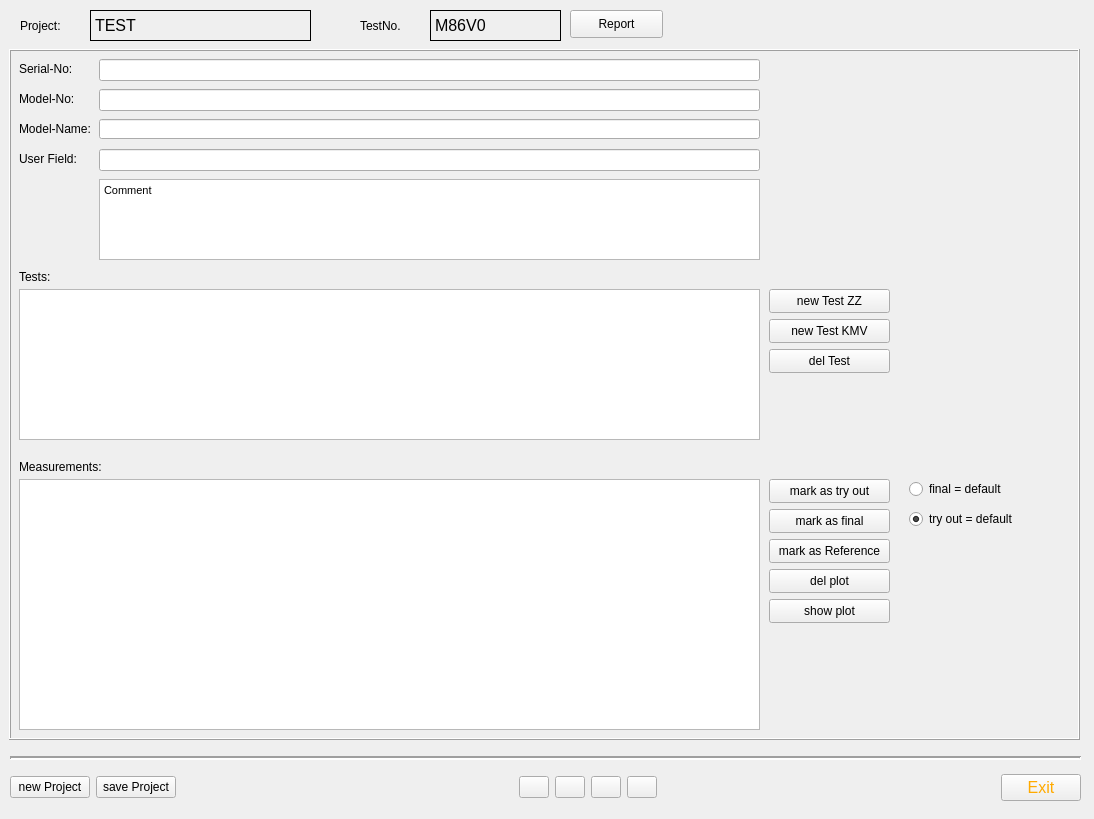
<?xml version="1.0" encoding="UTF-8"?>
<ui version="4.0">
 <class>Form</class>
 <widget class="QWidget" name="Form">
  <property name="geometry">
   <rect>
    <x>0</x>
    <y>0</y>
    <width>1094</width>
    <height>819</height>
   </rect>
  </property>
  <property name="windowTitle">
   <string>Zone Zulassung</string>
  </property>
  <widget class="Line" name="line">
   <property name="geometry">
    <rect>
     <x>10</x>
     <y>750</y>
     <width>1071</width>
     <height>16</height>
    </rect>
   </property>
   <property name="lineWidth">
    <number>2</number>
   </property>
   <property name="orientation">
    <enum>Qt::Horizontal</enum>
   </property>
  </widget>
  <widget class="QLabel" name="label_2">
   <property name="geometry">
    <rect>
     <x>360</x>
     <y>10</y>
     <width>71</width>
     <height>31</height>
    </rect>
   </property>
   <property name="font">
    <font>
     <pointsize>9</pointsize>
     <weight>50</weight>
     <bold>false</bold>
    </font>
   </property>
   <property name="text">
    <string>TestNo.</string>
   </property>
  </widget>
  <widget class="QLabel" name="lbTestNo">
   <property name="geometry">
    <rect>
     <x>430</x>
     <y>10</y>
     <width>131</width>
     <height>31</height>
    </rect>
   </property>
   <property name="font">
    <font>
     <pointsize>12</pointsize>
    </font>
   </property>
   <property name="toolTip">
    <string>&lt;html&gt;&lt;head/&gt;&lt;body&gt;&lt;p&gt;TestNo:&lt;/p&gt;&lt;p&gt;[Test]-[Measurement]-[sheet of ]&lt;/p&gt;&lt;p&gt;e.g. M86V0-34-2/6&lt;/p&gt;&lt;/body&gt;&lt;/html&gt;</string>
   </property>
   <property name="whatsThis">
    <string extracomment="testtet"/>
   </property>
   <property name="frameShape">
    <enum>QFrame::Box</enum>
   </property>
   <property name="text">
    <string>M86V0</string>
   </property>
  </widget>
  <widget class="QWidget" name="layoutWidget">
   <property name="geometry">
    <rect>
     <x>10</x>
     <y>770</y>
     <width>1071</width>
     <height>35</height>
    </rect>
   </property>
   <layout class="QHBoxLayout" name="horizontalLayout_3">
    <item>
     <widget class="QPushButton" name="BtnNewProject">
      <property name="text">
       <string>new Project</string>
      </property>
     </widget>
    </item>
    <item>
     <widget class="QPushButton" name="BtnSaveProject">
      <property name="text">
       <string>save Project</string>
      </property>
     </widget>
    </item>
    <item>
     <spacer name="horizontalSpacer_2">
      <property name="orientation">
       <enum>Qt::Horizontal</enum>
      </property>
      <property name="sizeHint" stdset="0">
       <size>
        <width>500</width>
        <height>20</height>
       </size>
      </property>
     </spacer>
    </item>
    <item>
     <widget class="QPushButton" name="BtnFRwd">
      <property name="sizePolicy">
       <sizepolicy hsizetype="Fixed" vsizetype="Fixed">
        <horstretch>0</horstretch>
        <verstretch>0</verstretch>
       </sizepolicy>
      </property>
      <property name="minimumSize">
       <size>
        <width>30</width>
        <height>0</height>
       </size>
      </property>
      <property name="maximumSize">
       <size>
        <width>30</width>
        <height>16777215</height>
       </size>
      </property>
      <property name="text">
       <string/>
      </property>
      <property name="icon">
       <iconset>
        <normaloff>../Templates/Oxygen-Icons.org-Oxygen-Actions-go-first-view.ico</normaloff>../Templates/Oxygen-Icons.org-Oxygen-Actions-go-first-view.ico</iconset>
      </property>
     </widget>
    </item>
    <item>
     <widget class="QPushButton" name="BtnRwd">
      <property name="sizePolicy">
       <sizepolicy hsizetype="Fixed" vsizetype="Fixed">
        <horstretch>0</horstretch>
        <verstretch>0</verstretch>
       </sizepolicy>
      </property>
      <property name="minimumSize">
       <size>
        <width>30</width>
        <height>0</height>
       </size>
      </property>
      <property name="maximumSize">
       <size>
        <width>30</width>
        <height>16777215</height>
       </size>
      </property>
      <property name="text">
       <string/>
      </property>
      <property name="icon">
       <iconset>
        <normaloff>../Templates/Oxygen-Icons.org-Oxygen-Actions-go-previous-view.ico</normaloff>../Templates/Oxygen-Icons.org-Oxygen-Actions-go-previous-view.ico</iconset>
      </property>
     </widget>
    </item>
    <item>
     <widget class="QPushButton" name="BtnFwd">
      <property name="sizePolicy">
       <sizepolicy hsizetype="Fixed" vsizetype="Fixed">
        <horstretch>0</horstretch>
        <verstretch>0</verstretch>
       </sizepolicy>
      </property>
      <property name="minimumSize">
       <size>
        <width>30</width>
        <height>0</height>
       </size>
      </property>
      <property name="maximumSize">
       <size>
        <width>30</width>
        <height>16777215</height>
       </size>
      </property>
      <property name="text">
       <string/>
      </property>
      <property name="icon">
       <iconset>
        <normaloff>../Templates/Oxygen-Icons.org-Oxygen-Actions-go-next-view.ico</normaloff>../Templates/Oxygen-Icons.org-Oxygen-Actions-go-next-view.ico</iconset>
      </property>
     </widget>
    </item>
    <item>
     <widget class="QPushButton" name="BtnFFwd">
      <property name="sizePolicy">
       <sizepolicy hsizetype="Fixed" vsizetype="Fixed">
        <horstretch>0</horstretch>
        <verstretch>0</verstretch>
       </sizepolicy>
      </property>
      <property name="minimumSize">
       <size>
        <width>30</width>
        <height>0</height>
       </size>
      </property>
      <property name="maximumSize">
       <size>
        <width>30</width>
        <height>16777215</height>
       </size>
      </property>
      <property name="text">
       <string/>
      </property>
      <property name="icon">
       <iconset>
        <normaloff>../Templates/Oxygen-Icons.org-Oxygen-Actions-go-last-view.ico</normaloff>../Templates/Oxygen-Icons.org-Oxygen-Actions-go-last-view.ico</iconset>
      </property>
     </widget>
    </item>
    <item>
     <spacer name="horizontalSpacer">
      <property name="orientation">
       <enum>Qt::Horizontal</enum>
      </property>
      <property name="sizeType">
       <enum>QSizePolicy::Expanding</enum>
      </property>
      <property name="sizeHint" stdset="0">
       <size>
        <width>500</width>
        <height>20</height>
       </size>
      </property>
     </spacer>
    </item>
    <item>
     <widget class="QPushButton" name="BtnExit">
      <property name="font">
       <font>
        <family>MS Shell Dlg 2</family>
        <pointsize>12</pointsize>
        <weight>50</weight>
        <italic>false</italic>
        <bold>false</bold>
       </font>
      </property>
      <property name="styleSheet">
       <string notr="true">color:rgb(255, 170, 0);
font: 12pt &quot;MS Shell Dlg 2&quot;;</string>
      </property>
      <property name="text">
       <string>Exit</string>
      </property>
     </widget>
    </item>
   </layout>
  </widget>
  <widget class="QLabel" name="label_3">
   <property name="geometry">
    <rect>
     <x>20</x>
     <y>10</y>
     <width>71</width>
     <height>31</height>
    </rect>
   </property>
   <property name="font">
    <font>
     <pointsize>9</pointsize>
     <weight>50</weight>
     <bold>false</bold>
    </font>
   </property>
   <property name="text">
    <string>Project:</string>
   </property>
  </widget>
  <widget class="QLabel" name="lbProject">
   <property name="geometry">
    <rect>
     <x>90</x>
     <y>10</y>
     <width>221</width>
     <height>31</height>
    </rect>
   </property>
   <property name="font">
    <font>
     <pointsize>12</pointsize>
    </font>
   </property>
   <property name="toolTip">
    <string>&lt;html&gt;&lt;head/&gt;&lt;body&gt;&lt;p&gt;TestNo:&lt;/p&gt;&lt;p&gt;[Test]-[Measurement]-[sheet of ]&lt;/p&gt;&lt;p&gt;e.g. M86V0-34-2/6&lt;/p&gt;&lt;/body&gt;&lt;/html&gt;</string>
   </property>
   <property name="whatsThis">
    <string extracomment="testtet"/>
   </property>
   <property name="frameShape">
    <enum>QFrame::Box</enum>
   </property>
   <property name="text">
    <string>TEST</string>
   </property>
  </widget>
  <widget class="QPushButton" name="BtnReport">
   <property name="geometry">
    <rect>
     <x>570</x>
     <y>10</y>
     <width>93</width>
     <height>28</height>
    </rect>
   </property>
   <property name="text">
    <string>Report</string>
   </property>
  </widget>
  <widget class="QFrame" name="frame">
   <property name="geometry">
    <rect>
     <x>9</x>
     <y>49</y>
     <width>1071</width>
     <height>691</height>
    </rect>
   </property>
   <property name="frameShape">
    <enum>QFrame::Box</enum>
   </property>
   <property name="frameShadow">
    <enum>QFrame::Raised</enum>
   </property>
   <widget class="QTableView" name="twMeas">
    <property name="geometry">
     <rect>
      <x>10</x>
      <y>430</y>
      <width>741</width>
      <height>251</height>
     </rect>
    </property>
    <property name="alternatingRowColors">
     <bool>false</bool>
    </property>
    <property name="selectionMode">
     <enum>QAbstractItemView::SingleSelection</enum>
    </property>
    <property name="selectionBehavior">
     <enum>QAbstractItemView::SelectRows</enum>
    </property>
    <attribute name="verticalHeaderVisible">
     <bool>false</bool>
    </attribute>
    <attribute name="verticalHeaderHighlightSections">
     <bool>false</bool>
    </attribute>
   </widget>
   <widget class="QLabel" name="label_12">
    <property name="geometry">
     <rect>
      <x>10</x>
      <y>410</y>
      <width>101</width>
      <height>16</height>
     </rect>
    </property>
    <property name="text">
     <string>Measurements:</string>
    </property>
   </widget>
   <widget class="QPushButton" name="BtnMarkAsTryOut">
    <property name="geometry">
     <rect>
      <x>760</x>
      <y>430</y>
      <width>121</width>
      <height>24</height>
     </rect>
    </property>
    <property name="text">
     <string>mark as try out</string>
    </property>
   </widget>
   <widget class="QPushButton" name="BtnMarkAsFinal">
    <property name="geometry">
     <rect>
      <x>760</x>
      <y>460</y>
      <width>121</width>
      <height>24</height>
     </rect>
    </property>
    <property name="text">
     <string>mark as final</string>
    </property>
   </widget>
   <widget class="QPushButton" name="BtnMarkAsReference">
    <property name="geometry">
     <rect>
      <x>760</x>
      <y>490</y>
      <width>121</width>
      <height>24</height>
     </rect>
    </property>
    <property name="text">
     <string>mark as Reference</string>
    </property>
   </widget>
   <widget class="QPushButton" name="BtnShowPlot">
    <property name="geometry">
     <rect>
      <x>760</x>
      <y>550</y>
      <width>121</width>
      <height>24</height>
     </rect>
    </property>
    <property name="text">
     <string>show plot</string>
    </property>
   </widget>
   <widget class="QRadioButton" name="RBtnFinal">
    <property name="geometry">
     <rect>
      <x>900</x>
      <y>430</y>
      <width>111</width>
      <height>20</height>
     </rect>
    </property>
    <property name="text">
     <string>final = default</string>
    </property>
   </widget>
   <widget class="QRadioButton" name="RBtnTO">
    <property name="geometry">
     <rect>
      <x>900</x>
      <y>460</y>
      <width>131</width>
      <height>20</height>
     </rect>
    </property>
    <property name="text">
     <string>try out = default</string>
    </property>
    <property name="checked">
     <bool>true</bool>
    </property>
   </widget>
   <widget class="QTableView" name="twTest">
    <property name="geometry">
     <rect>
      <x>10</x>
      <y>240</y>
      <width>741</width>
      <height>151</height>
     </rect>
    </property>
    <property name="alternatingRowColors">
     <bool>false</bool>
    </property>
    <property name="selectionMode">
     <enum>QAbstractItemView::SingleSelection</enum>
    </property>
    <property name="selectionBehavior">
     <enum>QAbstractItemView::SelectRows</enum>
    </property>
    <property name="sortingEnabled">
     <bool>true</bool>
    </property>
   </widget>
   <widget class="QPushButton" name="BtnNewTestZK">
    <property name="geometry">
     <rect>
      <x>760</x>
      <y>270</y>
      <width>121</width>
      <height>24</height>
     </rect>
    </property>
    <property name="text">
     <string>new Test KMV</string>
    </property>
   </widget>
   <widget class="QPushButton" name="BtnNewTestZZ">
    <property name="geometry">
     <rect>
      <x>760</x>
      <y>240</y>
      <width>121</width>
      <height>24</height>
     </rect>
    </property>
    <property name="text">
     <string>new Test ZZ</string>
    </property>
   </widget>
   <widget class="QTextEdit" name="pteComment">
    <property name="geometry">
     <rect>
      <x>90</x>
      <y>130</y>
      <width>661</width>
      <height>81</height>
     </rect>
    </property>
    <property name="html">
     <string>&lt;!DOCTYPE HTML PUBLIC &quot;-//W3C//DTD HTML 4.0//EN&quot; &quot;http://www.w3.org/TR/REC-html40/strict.dtd&quot;&gt;
&lt;html&gt;&lt;head&gt;&lt;meta name=&quot;qrichtext&quot; content=&quot;1&quot; /&gt;&lt;style type=&quot;text/css&quot;&gt;
p, li { white-space: pre-wrap; }
&lt;/style&gt;&lt;/head&gt;&lt;body style=&quot; font-family:'MS Shell Dlg 2'; font-size:8.25pt; font-weight:400; font-style:normal;&quot;&gt;
&lt;p style=&quot; margin-top:0px; margin-bottom:0px; margin-left:0px; margin-right:0px; -qt-block-indent:0; text-indent:0px;&quot;&gt;&lt;span style=&quot; font-size:8pt;&quot;&gt;Comment&lt;/span&gt;&lt;/p&gt;&lt;/body&gt;&lt;/html&gt;</string>
    </property>
   </widget>
   <widget class="QLineEdit" name="leUserNo">
    <property name="geometry">
     <rect>
      <x>90</x>
      <y>100</y>
      <width>661</width>
      <height>22</height>
     </rect>
    </property>
   </widget>
   <widget class="QLineEdit" name="leModelName">
    <property name="geometry">
     <rect>
      <x>90</x>
      <y>70</y>
      <width>661</width>
      <height>20</height>
     </rect>
    </property>
   </widget>
   <widget class="QLineEdit" name="leModelNo">
    <property name="geometry">
     <rect>
      <x>90</x>
      <y>40</y>
      <width>661</width>
      <height>22</height>
     </rect>
    </property>
   </widget>
   <widget class="QLineEdit" name="leSerialNo">
    <property name="geometry">
     <rect>
      <x>90</x>
      <y>10</y>
      <width>661</width>
      <height>22</height>
     </rect>
    </property>
   </widget>
   <widget class="QLabel" name="label_11">
    <property name="geometry">
     <rect>
      <x>10</x>
      <y>70</y>
      <width>81</width>
      <height>20</height>
     </rect>
    </property>
    <property name="text">
     <string>Model-Name:</string>
    </property>
   </widget>
   <widget class="QLabel" name="label_8">
    <property name="geometry">
     <rect>
      <x>10</x>
      <y>100</y>
      <width>61</width>
      <height>20</height>
     </rect>
    </property>
    <property name="text">
     <string>User Field:</string>
    </property>
   </widget>
   <widget class="QLabel" name="label_6">
    <property name="geometry">
     <rect>
      <x>10</x>
      <y>10</y>
      <width>71</width>
      <height>20</height>
     </rect>
    </property>
    <property name="text">
     <string>Serial-No:</string>
    </property>
   </widget>
   <widget class="QLabel" name="label_10">
    <property name="geometry">
     <rect>
      <x>10</x>
      <y>40</y>
      <width>71</width>
      <height>20</height>
     </rect>
    </property>
    <property name="text">
     <string>Model-No:</string>
    </property>
   </widget>
   <widget class="QLabel" name="label_13">
    <property name="geometry">
     <rect>
      <x>10</x>
      <y>220</y>
      <width>101</width>
      <height>16</height>
     </rect>
    </property>
    <property name="text">
     <string>Tests:</string>
    </property>
   </widget>
   <widget class="QPushButton" name="BtnDelTest">
    <property name="geometry">
     <rect>
      <x>760</x>
      <y>300</y>
      <width>121</width>
      <height>24</height>
     </rect>
    </property>
    <property name="text">
     <string>del Test</string>
    </property>
   </widget>
   <widget class="QPushButton" name="BtnDelPlot">
    <property name="geometry">
     <rect>
      <x>760</x>
      <y>520</y>
      <width>121</width>
      <height>24</height>
     </rect>
    </property>
    <property name="text">
     <string>del plot</string>
    </property>
   </widget>
  </widget>
  <zorder>frame</zorder>
  <zorder>line</zorder>
  <zorder>label_2</zorder>
  <zorder>lbTestNo</zorder>
  <zorder>layoutWidget</zorder>
  <zorder>label_3</zorder>
  <zorder>lbProject</zorder>
  <zorder>BtnReport</zorder>
 </widget>
 <resources/>
 <connections/>
</ui>
